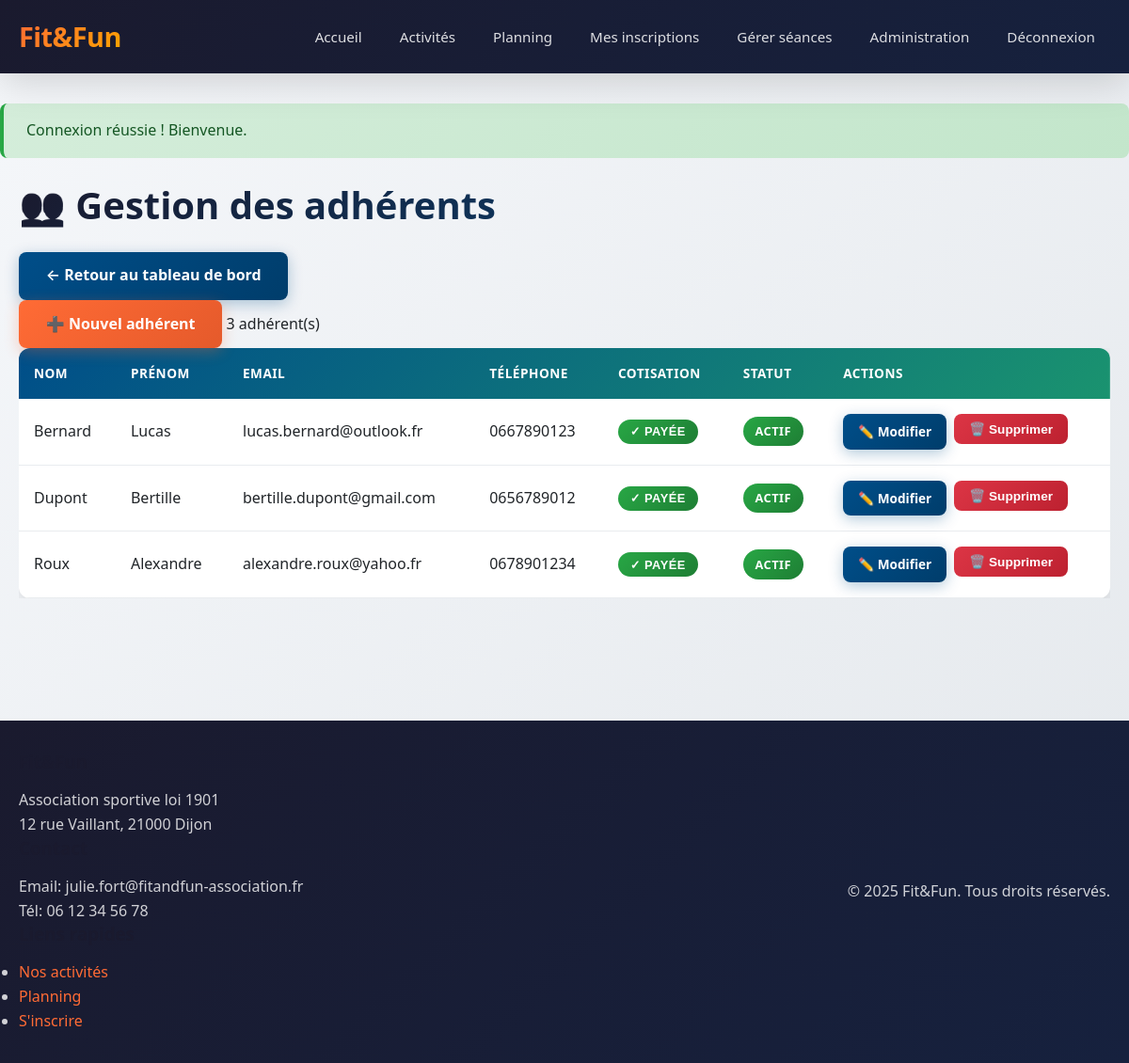
/admin/adherents.php (signed in), run on the app's committed database.
### tables this page shows
CREATE TABLE IF NOT EXISTS adherents (
    id INT AUTO_INCREMENT PRIMARY KEY,
    utilisateur_id INT,
    nom VARCHAR(100) NOT NULL,
    prenom VARCHAR(100) NOT NULL,
    email VARCHAR(255) UNIQUE NOT NULL,
    telephone VARCHAR(20),
    adresse TEXT,
    date_naissance DATE,
    cotisation_payee BOOLEAN DEFAULT FALSE,
    date_inscription DATE DEFAULT (CURRENT_DATE),
    statut ENUM('actif', 'inactif', 'suspendu') DEFAULT 'actif',
    FOREIGN KEY (utilisateur_id) REFERENCES utilisateurs(id) ON DELETE CASCADE
);

### config/database.php (called while the page is built, shortened)
<?php
class Database {
    private static $instance = null;
    private $connection;
    private function __construct() {
        try {
            $dsn = "mysql:host=" . DB_HOST . ";dbname=" . DB_NAME . ";charset=" . DB_CHARSET;
            $options = [
                PDO::ATTR_ERRMODE => PDO::ERRMODE_EXCEPTION,
                PDO::ATTR_DEFAULT_FETCH_MODE => PDO::FETCH_ASSOC,
                PDO::ATTR_EMULATE_PREPARES => false,
            ];
            $this->connection = new PDO($dsn, DB_USER, DB_PASS, $options);
        } catch (PDOException $e) {
            die("Erreur de connexion à la base de données : " . $e->getMessage());
        }
    }
    public static function getInstance() {
        if (self::$instance === null) {
            self::$instance = new self();
        }
        return self::$instance;
    }
    public function getConnection() {
        return $this->connection;
    }
}

### src/models/Adherent.php (called while the page is built, shortened)
<?php
require_once dirname(__DIR__, 2) . '/config/config.php';
class Adherent {
    private $db;
    public function __construct() {
        $this->db = Database::getInstance()->getConnection();
    }
    public function getTous() {
        $sql = "SELECT a.*, u.role FROM adherents a
                LEFT JOIN utilisateurs u ON a.utilisateur_id = u.id
                ORDER BY a.nom, a.prenom";
        $stmt = $this->db->query($sql);
        return $stmt->fetchAll();
    }
}

### public/admin/adherents.php (the view, shortened to what this page needs)
<?php
require_once __DIR__ . '/../../config/config.php';
require_once __DIR__ . '/../../src/models/Adherent.php';
$adherentModel = new Adherent();
$action = $_GET['action'] ?? 'liste';
$adherents = $adherentModel->getTous();
include __DIR__ . '/../../src/includes/header.php';
?>
<div class="container">
    <div class="admin-page-header">
        <h1>👥 Gestion des adhérents</h1>
        <a href="/admin/" class="btn btn-secondary">← Retour au tableau de bord</a>
    </div>
    <?php if ($action === 'liste'): ?>
        <div class="admin-toolbar">
            <a href="/admin/adherents.php?action=ajouter" class="btn btn-primary">➕ Nouvel adhérent</a>
            <span class="count"><?php echo count($adherents); ?> adhérent(s)</span>
        </div>
        <?php if (empty($adherents)): ?>
            <div class="alert alert-info">Aucun adhérent enregistré.</div>
        <?php else: ?>
            <div class="table-responsive">
                <table class="admin-table">
                    <thead>
                        <tr>
                            <th>Nom</th>
                            <th>Prénom</th>
                            <th>Email</th>
                            <th>Téléphone</th>
                            <th>Cotisation</th>
                            <th>Statut</th>
                            <th>Actions</th>
                        </tr>
                    </thead>
                    <tbody>
                        <?php foreach ($adherents as $adh): ?>
                            <tr>
                                <td><?php echo e($adh['nom']); ?></td>
                                <td><?php echo e($adh['prenom']); ?></td>
                                <td><?php echo e($adh['email']); ?></td>
                                <td><?php echo e($adh['telephone'] ?? '-'); ?></td>
                                <td>
                                    <form method="POST" style="display: inline;">
                                        <button type="submit" class="badge <?php echo $adh['cotisation_payee'] ? 'badge-success' : 'badge-warning'; ?>" style="cursor: pointer; border: none;">
                                            <?php echo $adh['cotisation_payee'] ? '✓ Payée' : '✗ Non payée'; ?>
                                        </button>
                                    </form>
                                </td>
                                <td>
                                    <span class="badge <?php echo $adh['statut'] === 'actif' ? 'badge-success' : 'badge-danger'; ?>">
                                        <?php echo ucfirst($adh['statut']); ?>
                                    </span>
                                </td>
                                <td class="actions">
                                    <a href="/admin/adherents.php?action=modifier&id=<?php echo $adh['id']; ?>" class="btn btn-small btn-secondary">✏️ Modifier</a>
                                    <form method="POST" style="display: inline;" onsubmit="return confirm('Supprimer cet adhérent ?');">
                                        <button type="submit" class="btn btn-small btn-danger">🗑️ Supprimer</button>
                                    </form>
                                </td>
                            </tr>
                        <?php endforeach; ?>
                    </tbody>
                </table>
            </div>
        <?php endif; ?>
    <?php endif; ?>
</div>
<?php include __DIR__ . '/../../src/includes/footer.php'; ?>

### public/assets/css/style.css (style rules this page uses)
*, *::before, *::after { margin: 0; padding: 0; box-sizing: border-box; }
:root { --primary: #ff6b35; --primary-dark: #e55a2b; --secondary: #004e89; --accent: #1a936f; --dark: #1a1a2e; --light: #f8f9fa; --white: #ffffff; --gray-100: #f7f7f7; --gray-200: #e9ecef; --gray-300: #dee2e6; --gray-500: #6c757d; --gray-700: #495057; --gray-900: #212529; --success: #28a745; --warning: #ffc107; --danger: #dc3545; --info: #17a2b8; --shadow: 0 4px 15px rgba(0, 0, 0, 0.1); --shadow-lg: 0 10px 40px rgba(0, 0, 0, 0.15); --radius: 12px; --radius-sm: 8px; }
body { font-family: 'Segoe UI', -apple-system, BlinkMacSystemFont, Roboto, 'Helvetica Neue', Arial, sans-serif; font-size: 16px; line-height: 1.6; color: var(--gray-900); background: linear-gradient(135deg, #f5f7fa 0%, #e4e8ec 100%); min-height: 100vh; }
a { color: var(--primary); text-decoration: none; }
.container { max-width: 1200px; margin: 0 auto; padding: 0 20px; }
.btn { display: inline-block; padding: 0.8rem 1.8rem; font-size: 1rem; font-weight: 600; text-align: center; border: none; border-radius: var(--radius-sm); cursor: pointer; text-decoration: none; }
.btn-primary { background: linear-gradient(135deg, var(--primary) 0%, var(--primary-dark) 100%); color: var(--white); box-shadow: 0 4px 15px rgba(255, 107, 53, 0.3); }
.btn-secondary { background: linear-gradient(135deg, var(--secondary) 0%, #003d6b 100%); color: var(--white); box-shadow: 0 4px 15px rgba(0, 78, 137, 0.3); }
.btn-danger { background: linear-gradient(135deg, var(--danger) 0%, #bd2130 100%); color: var(--white); }
.btn-small { padding: 0.5rem 1rem; font-size: 0.85rem; }
h1, h2, h3, h4, h5, h6 { color: var(--dark); font-weight: 700; line-height: 1.3; margin-bottom: 1rem; }
h1 { font-size: 2.5rem; background: linear-gradient(135deg, var(--dark) 0%, var(--secondary) 100%); -webkit-background-clip: text; -webkit-text-fill-color: transparent; background-clip: text; margin-bottom: 1.5rem; }
.badge { display: inline-block; padding: 0.35rem 0.8rem; font-size: 0.8rem; font-weight: 600; border-radius: 50px; text-transform: uppercase; letter-spacing: 0.5px; }
.badge-success { background: linear-gradient(135deg, var(--success) 0%, #1e7e34 100%); color: var(--white); }
.table-responsive { overflow-x: auto; }
.admin-table { width: 100%; border-collapse: collapse; background: var(--white); border-radius: var(--radius); overflow: hidden; box-shadow: var(--shadow); }
.admin-table thead { background: linear-gradient(135deg, var(--secondary) 0%, var(--accent) 100%); color: var(--white); }
.admin-table th, .admin-table td { padding: 1rem; text-align: left; }
.admin-table th { font-weight: 600; text-transform: uppercase; font-size: 0.85rem; letter-spacing: 0.5px; }
.admin-table tbody tr { border-bottom: 1px solid var(--gray-200); }
.admin-table .actions { display: flex; gap: 0.5rem; flex-wrap: wrap; }

### data on the page
adherents: nom "Bernard", prenom "Lucas", email "lucas.bernard@outlook.fr", telephone "0667890123", cotisation_payee "✓ PAYÉE", statut "ACTIF"
adherents: nom "Dupont", prenom "Bertille", email "bertille.dupont@gmail.com", telephone "0656789012", cotisation_payee "✓ PAYÉE", statut "ACTIF"
adherents: nom "Roux", prenom "Alexandre", email "alexandre.roux@yahoo.fr", telephone "0678901234", cotisation_payee "✓ PAYÉE", statut "ACTIF"

### other printed values
APP_NAME "Fit&Fun"
$message "Connexion réussie ! Bienvenue."
count($adherents) "3"
